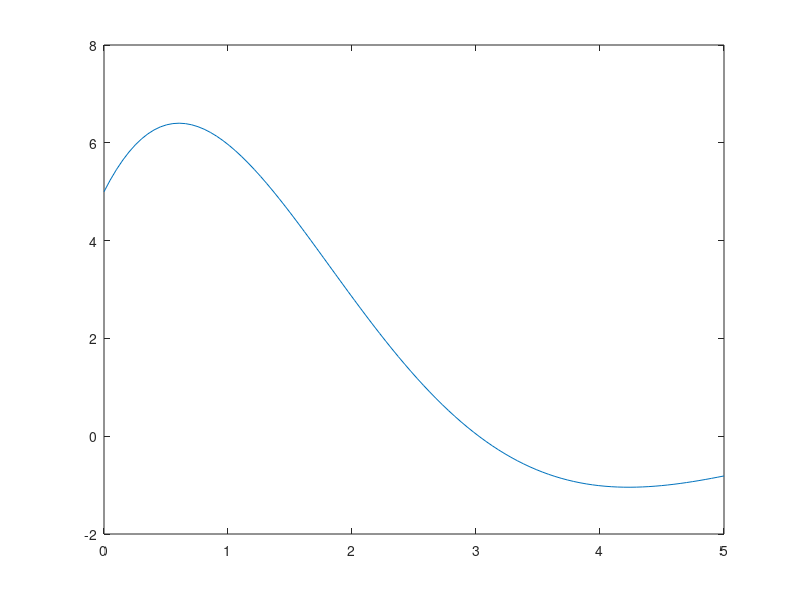

The MATLAB script that drew this image:
% my'' + cy' + ky = 0
% y(0) = y0
% y'(0) = y1

clear all; close all; clc;

m = input('What is the m value for the equation?\n'); 
c = input('What is the c value for the equation?\n'); 
k = input('What is the k value for the equation?\n'); 
y0 = input('What is the y0 value for the equation?\n'); 
y1 = input('What is the y1 value for the equation?\n'); 

if( c*c-4*m*k > 0)
    r1 = (-c+sqrt(c*c-4*m*k))/(2*m) ;
    r2 = (-c-sqrt(c*c-4*m*k))/(2*m) ;

    % create 2x2 system to fit initial conds
    M = [1 1; r1 r2] ;
    rhs = [y0; y1];
    coeff = M\rhs;

    % plot
    t = linspace(0, 5) ;
    y = coeff(1)*exp(r1*t) + coeff(2)*exp(r2*t) ;
    plot (t, y) ;
    shg
end
if(c*c - 4*m*k == 0)
    r = -c/(2*m) ;

    % initial conditions
    M = [ 1 0; r 1];
    rhs = [y0; y1] ; 
    coeff = M\rhs ;

    % plot
    t = linspace(0,5) ;
    y = (coeff(1) + coeff(2)*t) * exp(r*t) ;
    plot(t,y)
    shg

end
if(c*c - 4*m*k < 0)
    a = -c/(2*m) ;
    b = sqrt(4*m*k - c*c) / (2*m) ;

    % solve for coefficients
    M = [1 0; a b] ;
    rhs = [y0; y1] ;
    coeff = M \ rhs ;

    % plot
    t = linspace( 0, 5) ;
    y = exp(a*t) .* (coeff(1).*cos(b*t) + coeff(2).*sin(b*t));
    plot(t,y);
    shg
end